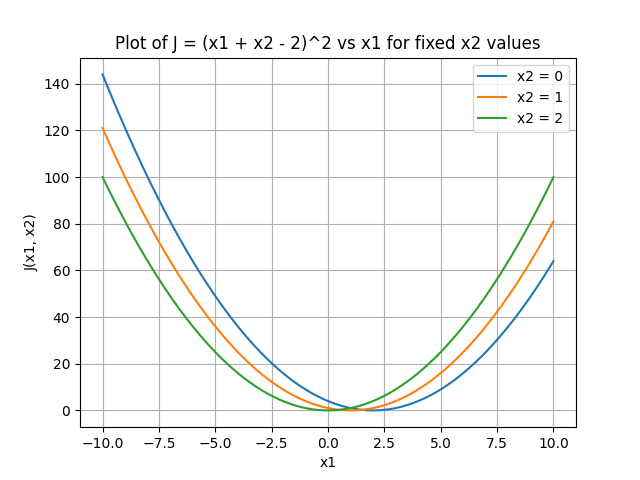

The Python source for this figure:
import numpy as np
import matplotlib.pyplot as plt

x1 = np.linspace(-10, 10, 400)

x2_values = [0, 1, 2]

for x2 in x2_values:
    J = (x1 + x2 - 2)**2           
    plt.plot(x1, J, label=f"x2 = {x2}")  

plt.xlabel("x1")                   
plt.ylabel("J(x1, x2)")            
plt.title("Plot of J = (x1 + x2 - 2)^2 vs x1 for fixed x2 values")  
plt.legend()                       
plt.grid(True)                     

plt.show()                         
